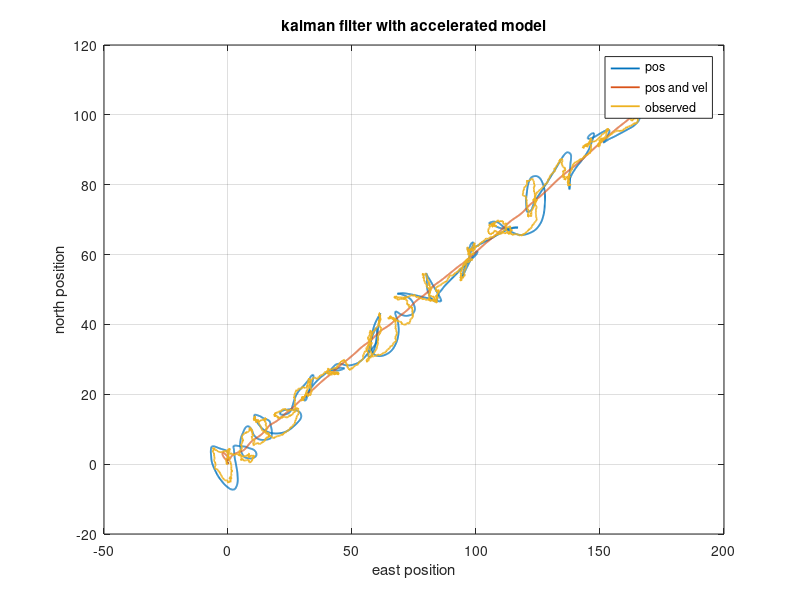

The MATLAB script that drew this image:
clc;clear;close all;

load('vel_data.mat');
load('pos_data.mat');

% parameters

L = length(pos_e);
z_pos = [pos_e; pos_n];
z_pos_vel = [pos_e; pos_n; vel_e; vel_n];
t = 5e-3;
F = [1, 0, t, 0, 0.5*t^2, 0; 0, 1, 0, t, 0, 0.5*t^2; 0, 0, 1, 0, t, 0; 0, 0, 0, 1, 0, t; 0, 0, 0, 0, 1, 0; 0, 0, 0, 0, 0, 1];
C_pos = [1, 0, 0, 0, 0, 0; 0, 1, 0, 0, 0, 0];
C_pos_vel = eye(4, 6);
Rn_pos = eye(2)*36;
Rn_pos_vel = [eye(2)*36, zeros(2, 2); zeros(2, 2), eye(2)];
Q = [t^4/4, 0, t^3/2, 0, t^2/2, 0;0, t^4/4, 0, t^3/2, 0, t^2/2; t^3/2, 0, t^2, 0, t, 0; 0, t^3/2, 0, t^2, 0, t; t^2/2, 0, t, 0, 1, 0; 0, t^2/2, 0, t, 0, 1];

s_pos = zeros(4, L);
s_pos_vel = zeros(4, L);
x_pos = [ones(4, 1)*10; zeros(2, 1)];
x_pos_vel = [ones(4, 1)*10; zeros(2, 1)];
K_pos = eye(6)*1000;
K_pos_vel = eye(6)*1000;

% Kalman filter
for i = 1 : L

    % with postion infomation
    x_n_n_1_pos = F * x_pos;
    alpha_pos = z_pos(:, i) - C_pos * x_n_n_1_pos;
    K_n_n_1_pos = F * K_pos * F' + Q;
    R_pos = C_pos * K_n_n_1_pos * C_pos' + Rn_pos;
    Gf_pos = K_n_n_1_pos * C_pos' / R_pos;
    x_pos = x_n_n_1_pos + Gf_pos * alpha_pos;
    K_pos = (eye(6) - Gf_pos * C_pos) * K_n_n_1_pos;
    s_pos(:, i) = x_pos(1:4);

    % with position and velocity infomation
    x_n_n_1_pos_vel = F * x_pos_vel;
    alpha_pos_vel = z_pos_vel(:, i) - C_pos_vel * x_n_n_1_pos_vel;
    K_n_n_1_pos_vel = F * K_pos_vel * F' + Q;
    R_pos_vel = C_pos_vel * K_n_n_1_pos_vel * C_pos_vel' + Rn_pos_vel;
    Gf_pos_vel = K_n_n_1_pos_vel * C_pos_vel' / R_pos_vel;
    x_pos_vel = x_n_n_1_pos_vel + Gf_pos_vel * alpha_pos_vel;
    K_pos_vel = (eye(6) - Gf_pos_vel * C_pos_vel) * K_n_n_1_pos_vel;
    s_pos_vel(:, i) = x_pos_vel(1:4);
end

figure
plot(s_pos(1, :), s_pos(2, :), 'LineWidth', 1.3);
hold on;
plot(s_pos_vel(1, :), s_pos_vel(2, :), 'LineWidth', 1.3);
hold on;
plot(pos_e, pos_n, 'LineWidth', 1.3);
hold on;
xlabel('east position');
ylabel('north position');
legend('pos', 'pos and vel', 'observed');
title('kalman filter with accelerated model');
grid on;